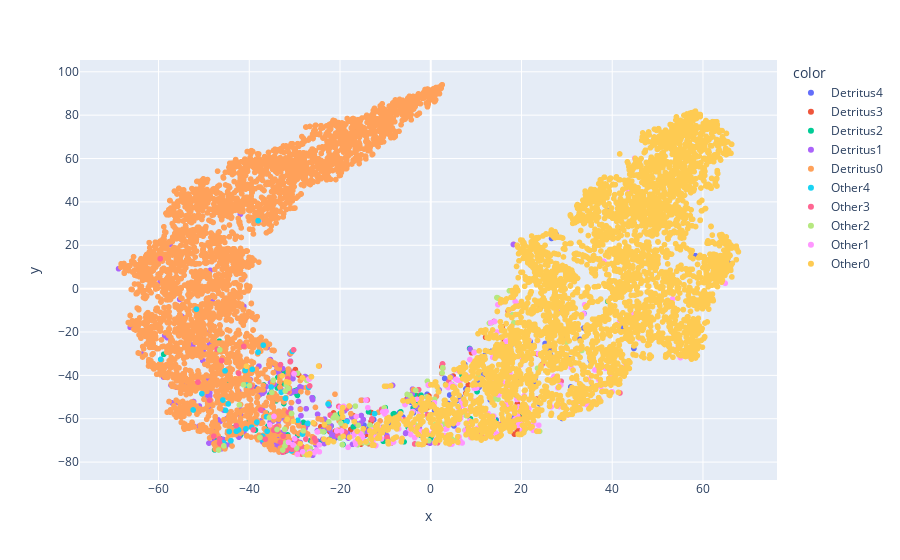

The notebook cell saved with this chart:
### Code cell
fig = px.scatter(x=df['mobilenet_x'], y=df['mobilenet_y'], color=color)
fig.show()
